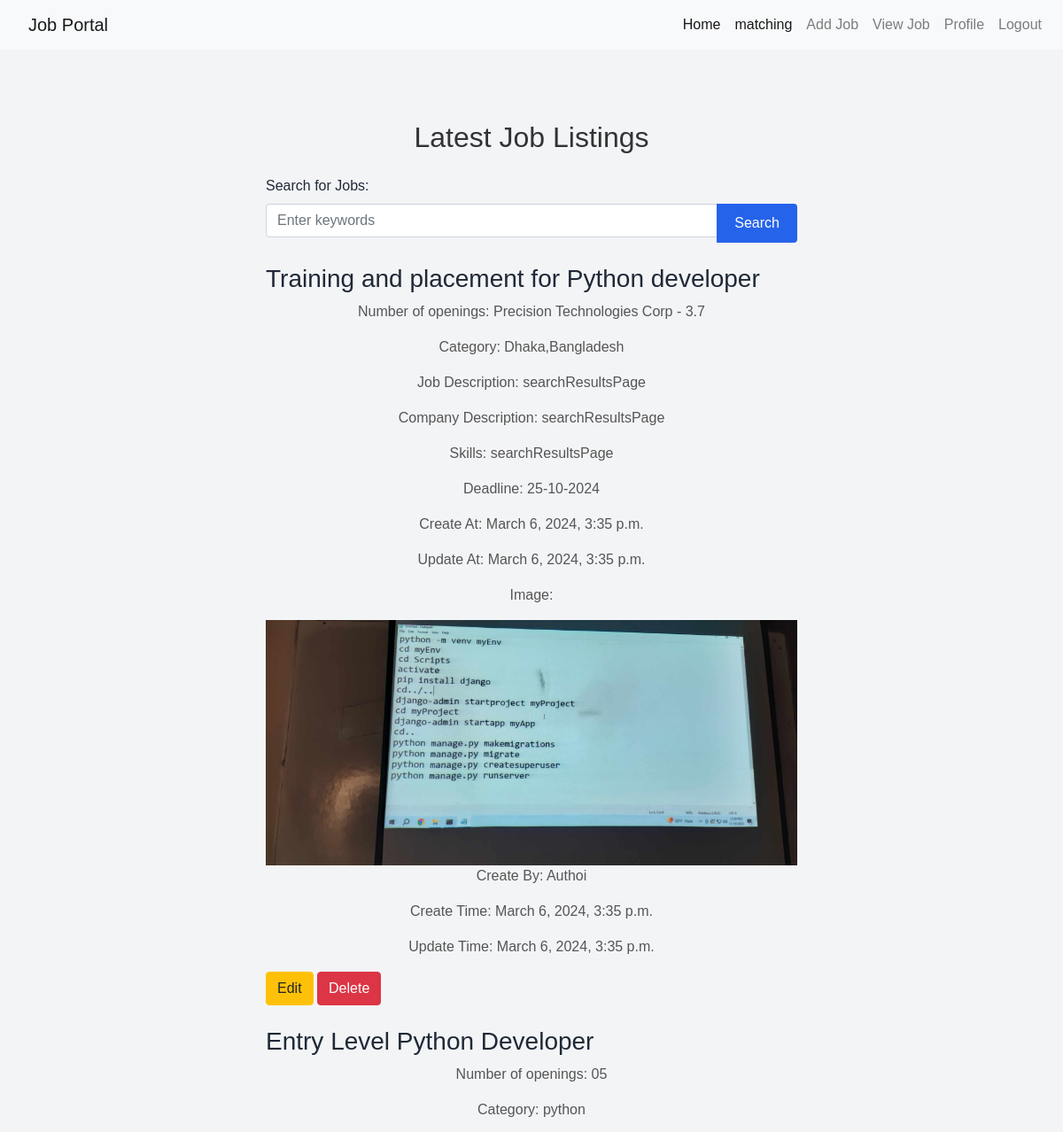
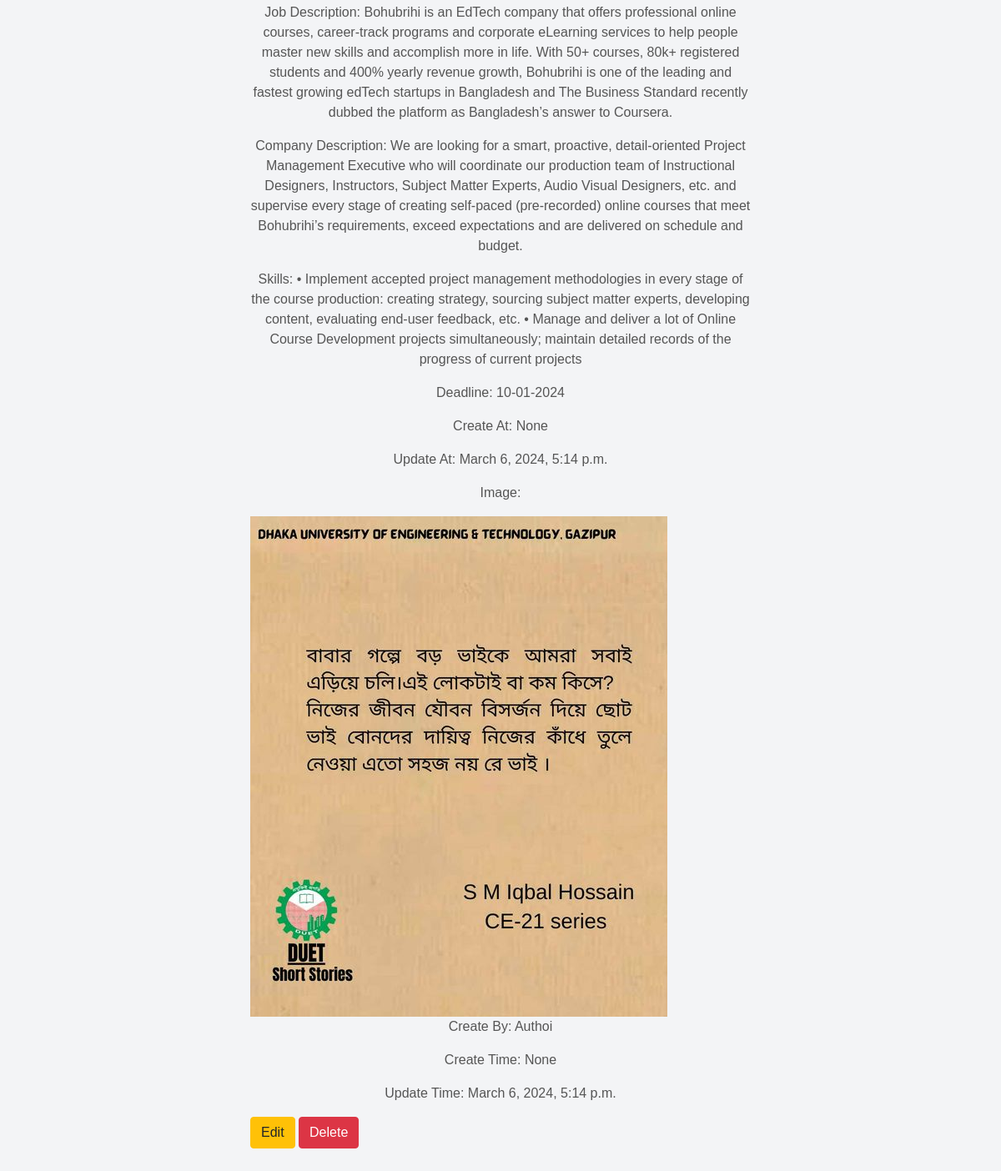
Screenshot of /viewjobPage (signed in) with the database file from the repository (2 pictures, top to bottom).
### myApp/models.py (models this page shows, shortened)
class job_model(models.Model):
    job_title=models.CharField(max_length=100,null=True)
    company_name=models.CharField(max_length=100,null=True)
    location=models.CharField(max_length=100,null=True)
    description=models.TextField()
    company_description=models.TextField(null=True)
    Qualifications=models.CharField(max_length=100,null=True)
    deadline=models.CharField(max_length=100,null=True)
    Profile_Pic=models.ImageField(upload_to="media/Profile_Pic",null=True)
    create_at=models.DateTimeField(auto_now_add=True,null=True)
    update_time=models.DateTimeField(auto_now=True,null=True)
    job_creator=models.ForeignKey(Custom_User, on_delete=models.CASCADE)

class Custom_User(AbstractUser):
    USER=[
        ('recruiter', 'Recruiter'),
        ('jobseeker', 'JobSeeker')
    ]
    display_name=models.CharField(max_length=100)
    email=models.EmailField(unique=True)
    password=models.CharField(max_length=100)
    confirm_password=models.CharField(max_length=100)
    user_type=models.CharField(choices=USER, max_length=120)
    Profile_picture=models.ImageField(upload_to="media/Profile_pic",null=True)
    def __str__(self):
        return self.username

### RIDOY_001037_JobPortal/views.py (the view)
# urls.py: path('viewjobPage',viewjobPage,name="viewjobPage"),
@login_required
def viewjobPage(request):
    job=job_model.objects.all()
    return render(request,'viewjob.html',{'job':job})

### template/viewjob.html (shortened to what this page needs)
{% extends "deshborad.html" %}
{% block content %}
<section class="job-listings container mt-5">
    <h2 class="text-center mb-4">Latest Job Listings</h2>
    <form method="get" action="{% url 'searchResultsPage' %}" class="mb-4">
        <div class="form-group">
            <label for="search_query">Search for Jobs:</label>
            <div class="input-group">
                <input type="text" class="form-control" id="search_query" name="search_query" placeholder="Enter keywords">
                <div class="input-group-append">
                    <button type="submit" class="btn btn-primary">Search</button>
                </div>
            </div>
        </div>
    </form>
    <ul class="list-unstyled">
        <form method="post" enctype="multipart/form-data">
            {% for i in job %}
            <li class="mb-4">
                <h3>{{i.job_title}}</h3>
                <p>Number of openings: {{i.company_name}}</p>
                <p>Category: {{i.location}}</p>
                <p>Job Description: {{i.description}}</p>
                <p>Company Description: {{i.company_description}}</p>
                <p>Skills: {{i.Qualifications}}</p>
                <p>Deadline: {{i.deadline}}</p>
                <p>Create At: {{i.create_at}}</p>
                <p>Update At: {{i.update_time}}</p>
                <p>Image: </p>
                <img src="/{{i.Profile_Pic}}" class="img-fluid" alt="Job Image">
                {% if user.user_type == 'recruiter' %}
                <p>Create By: {{i.job_creator}}</p>
                <p>Create Time: {{i.create_at}}</p>
                <p>Update Time: {{i.update_time}}</p>
                {% endif %}
                {% if user.user_type == 'recruiter' %}
                <a href="{% url 'editPage' i.id %}" class="btn btn-warning">Edit</a>
                <a href="{% url 'deletePage' i.id %}" class="btn btn-danger">Delete</a>
                {% endif %}
            </li>
            {% endfor %}
        </form>
    </ul>
</section>
{% endblock %}

### template/deshborad.html (shortened to what this page needs)
<!DOCTYPE html>
<html lang="en">
  <head>
    <link
      href="https://maxcdn.bootstrapcdn.com/bootstrap/4.5.2/css/bootstrap.min.css"
      rel="stylesheet"
    />
  </head>
  <body>
    {% include "navbar.html" %}
    {% block content %}{% endblock %}
  </body>
</html>

### template/navbar.html (shortened to what this page needs)
{% block content %}
<nav class="navbar navbar-expand-lg navbar-light bg-light">
    <a class="navbar-brand" href="#">Job Portal</a>
    <div class="collapse navbar-collapse" id="navbarNav">
        <ul class="navbar-nav ml-auto">
            {% if user.user_type == "recruiter" %}
            <li class="nav-item active">
                <a class="nav-link" href="{% url 'deshboardPage' %}">Home</a>
            </li>
            <li class="nav-item active">
                <a class="nav-link" href="{% url 'skill_matching_page' %}">matching</a>
            </li>
            <li class="nav-item">
                <a class="nav-link" href="{% url 'addjobPage' %}">Add Job</a>
            </li>
            <li class="nav-item">
                <a class="nav-link" href="{% url 'viewjobPage' %}">View Job</a>
            </li>
            <li class="nav-item">
                <a class="nav-link" href="{% url 'profilePage' %}">Profile</a>
            </li>
            <li class="nav-item">
                <a class="nav-link" href="{% url 'logoutPage' %}">Logout</a>
            </li>
            {% endif %}
        </ul>
    </div>
</nav>
{% endblock %}

### template/deshborad.html (style rules this page uses)
body { font-family: Arial, sans-serif; margin: 0; padding: 0; background-color: #f3f4f6; color: #1f2937; }
nav { background-color: #1a202c; overflow: hidden; }
nav a { float: left; display: block; color: #cbd5e0; text-align: center; padding: 14px 16px; text-decoration: none; transition: background-color 0.3s; }
section { padding: 2rem 0; }
section h2 { text-align: center; margin-bottom: 2rem; color: #333; }
section p { text-align: center; color: #555; }
.btn-primary { background-color: #2563eb; color: #fff; border: none; border-radius: 4px; padding: 10px 20px; text-decoration: none; transition: background-color 0.3s; }
form { max-width: 600px; margin: 0 auto; }
.form-group { text-align: left; }

### rows the page displays
job_model: job_title "Training and placement for Python developer", company_name "Precision Technologies Corp - 3.7", location "Dhaka,Bangladesh", description "searchResultsPage", company_description "searchResultsPage", Qualifications "searchResultsPage", deadline "25-10-2024", create_at "March 6, 2024, 3:35 p.m.", update_time "March 6, 2024, 3:35 p.m.", Profile_Pic (picture), job_creator "Authoi"
job_model: job_title "Entry Level Python Developer", company_name "05", location "python", description "Bohubrihi is an EdTech company that offers professional online courses, career-track programs and corporate eLearning services to help people master new skills and accomplish more in life. With 50+ courses, 80k+ registered students and 400% yearly revenue growth, Bohubrihi is one of the leading and fastest growing edTech startups in Bangladesh and The Business Standard recently dubbed the platform as Bangladesh’s answer to Coursera.", company_description "We are looking for a smart, proactive, detail-oriented Project Management Executive who will coordinate our production team of Instructional Designers, Instructors, Subject Matter Experts, Audio Visual Designers, etc. and supervise every stage of creating self-paced (pre-recorded) online courses that meet Bohubrihi’s requirements, exceed expectations and are delivered on schedule and budget.", Qualifications "• Implement accepted project management methodologies in every stage of the course production: creating strategy, sourcing subject matter experts, developing content, evaluating end-user feedback, etc. • Manage and deliver a lot of Online Course Development projects simultaneously; maintain detailed records of the progress of current projects", deadline "10-01-2024", create_at "None", update_time "March 6, 2024, 5:14 p.m.", Profile_Pic (picture), job_creator "Authoi"
